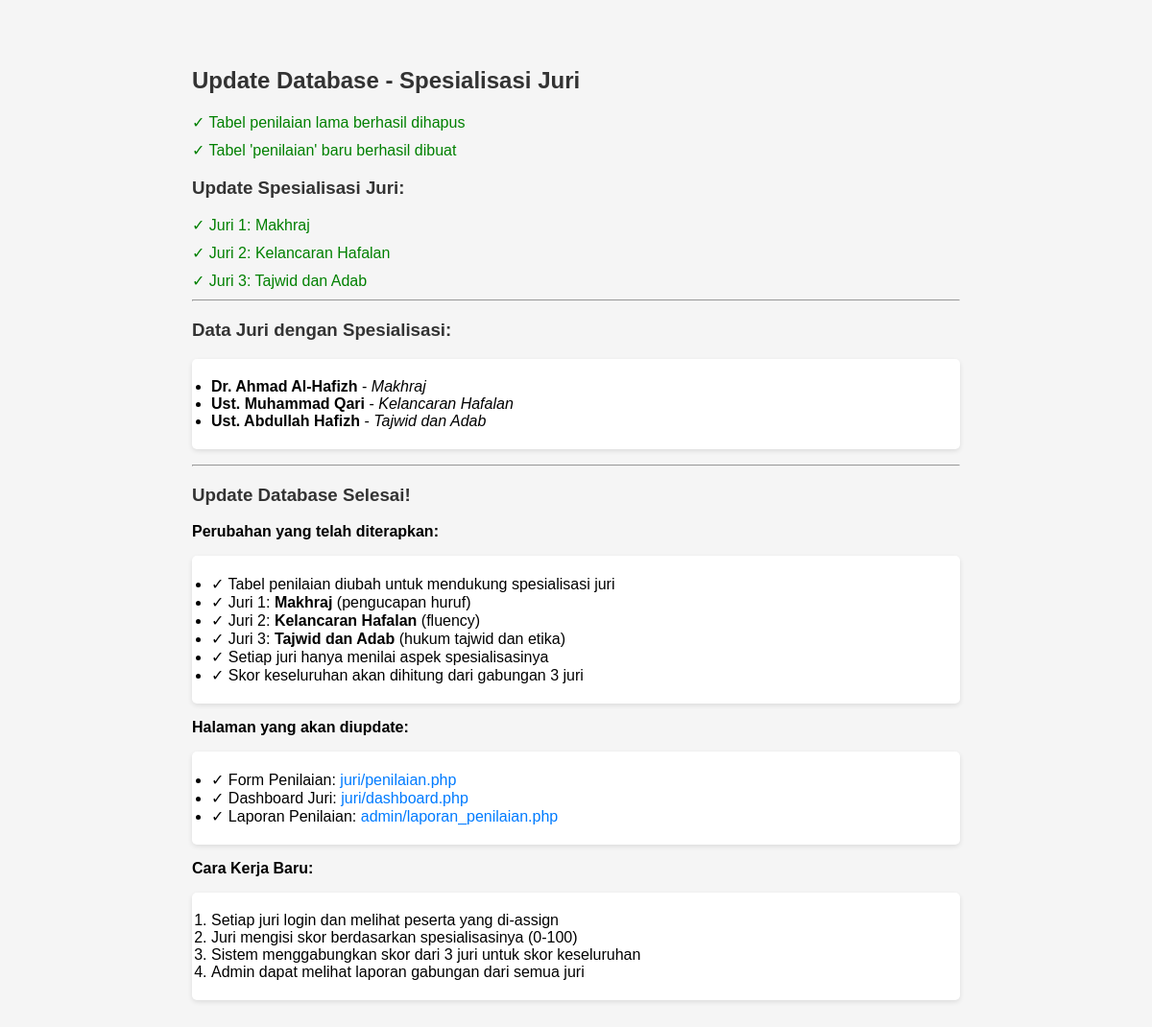
Screenshot of /update_database_spesialisasi.php with the database file from the repository.
### tables this page shows
CREATE TABLE juri (
    id INT AUTO_INCREMENT PRIMARY KEY,
    nama_lengkap VARCHAR(100) NOT NULL,
    username VARCHAR(50) NOT NULL UNIQUE,
    password VARCHAR(255) NOT NULL,
    email VARCHAR(100),
    no_hp VARCHAR(15),
    spesialisasi VARCHAR(100),
    status ENUM('Aktif', 'Nonaktif') DEFAULT 'Aktif',
    created_at TIMESTAMP DEFAULT CURRENT_TIMESTAMP,
    updated_at TIMESTAMP DEFAULT CURRENT_TIMESTAMP ON UPDATE CURRENT_TIMESTAMP
);

### update_database_spesialisasi.php (the view, shortened to what this page needs)
<?php
require_once 'config/database.php';
echo "<h2>Update Database - Spesialisasi Juri</h2>";
try {
    $pdo->exec("DROP TABLE IF EXISTS penilaian");
    echo "<p style='color: green;'>✓ Tabel penilaian lama berhasil dihapus</p>";
    $sql_penilaian = "
    CREATE TABLE penilaian (
        id INT AUTO_INCREMENT PRIMARY KEY,
        peserta_id INT NOT NULL,
        juri_id INT NOT NULL,
        skor_spesialisasi DECIMAL(5,2) NOT NULL DEFAULT 0,
        catatan TEXT,
        tanggal_penilaian TIMESTAMP DEFAULT CURRENT_TIMESTAMP,
        created_at TIMESTAMP DEFAULT CURRENT_TIMESTAMP,
        updated_at TIMESTAMP DEFAULT CURRENT_TIMESTAMP ON UPDATE CURRENT_TIMESTAMP,
        FOREIGN KEY (peserta_id) REFERENCES peserta(id) ON DELETE CASCADE,
        FOREIGN KEY (juri_id) REFERENCES juri(id) ON DELETE CASCADE,
        UNIQUE KEY unique_penilaian (peserta_id, juri_id)
    )";
    if ($pdo->exec($sql_penilaian) !== false) {
        echo "<p style='color: green;'>✓ Tabel 'penilaian' baru berhasil dibuat</p>";
    } else {
        echo "<p style='color: red;'>✗ Error membuat tabel penilaian baru</p>";
    }
    $update_juri = [
        ['id' => 1, 'spesialisasi' => 'Makhraj'],
        ['id' => 2, 'spesialisasi' => 'Kelancaran Hafalan'],
        ['id' => 3, 'spesialisasi' => 'Tajwid dan Adab']
    ];
    echo "<h3>Update Spesialisasi Juri:</h3>";
    foreach ($update_juri as $juri) {
        $query_update = "UPDATE juri SET spesialisasi = ? WHERE id = ?";
        $stmt_update = $pdo->prepare($query_update);
        if ($stmt_update->execute([$juri['spesialisasi'], $juri['id']])) {
            echo "<p style='color: green;'>✓ Juri {$juri['id']}: {$juri['spesialisasi']}</p>";
        } else {
            echo "<p style='color: red;'>✗ Gagal update juri {$juri['id']}</p>";
        }
    }
    $query_juri = "SELECT * FROM juri ORDER BY id";
    $result_juri = $pdo->query($query_juri);
    $juri_list = $result_juri->fetchAll();
    echo "<hr>";
    echo "<h3>Data Juri dengan Spesialisasi:</h3>";
    echo "<ul>";
    foreach ($juri_list as $juri) {
        echo "<li><strong>{$juri['nama_lengkap']}</strong> - <em>{$juri['spesialisasi']}</em></li>";
    }
    echo "</ul>";
    echo "<hr>";
    echo "<h3>Update Database Selesai!</h3>";
    echo "<p><strong>Perubahan yang telah diterapkan:</strong></p>";
    echo "<ul>";
    echo "<li>✓ Tabel penilaian diubah untuk mendukung spesialisasi juri</li>";
    echo "<li>✓ Juri 1: <strong>Makhraj</strong> (pengucapan huruf)</li>";
    echo "<li>✓ Juri 2: <strong>Kelancaran Hafalan</strong> (fluency)</li>";
    echo "<li>✓ Juri 3: <strong>Tajwid dan Adab</strong> (hukum tajwid dan etika)</li>";
    echo "<li>✓ Setiap juri hanya menilai aspek spesialisasinya</li>";
    echo "<li>✓ Skor keseluruhan akan dihitung dari gabungan 3 juri</li>";
    echo "</ul>";
    echo "<p><strong>Halaman yang akan diupdate:</strong></p>";
    echo "<ul>";
    echo "<li>✓ Form Penilaian: <a href='juri/penilaian.php'>juri/penilaian.php</a></li>";
    echo "<li>✓ Dashboard Juri: <a href='juri/dashboard.php'>juri/dashboard.php</a></li>";
    echo "<li>✓ Laporan Penilaian: <a href='admin/laporan_penilaian.php'>admin/laporan_penilaian.php</a></li>";
    echo "</ul>";
    echo "<p><strong>Cara Kerja Baru:</strong></p>";
    echo "<ol>";
    echo "<li>Setiap juri login dan melihat peserta yang di-assign</li>";
    echo "<li>Juri mengisi skor berdasarkan spesialisasinya (0-100)</li>";
    echo "<li>Sistem menggabungkan skor dari 3 juri untuk skor keseluruhan</li>";
    echo "<li>Admin dapat melihat laporan gabungan dari semua juri</li>";
    echo "</ol>";
} catch (Exception $e) {
    echo "<p style='color: red;'>Error: " . $e->getMessage() . "</p>";
}
?>

### update_database_spesialisasi.php (style rules this page uses)
h2, h3 { color: #333; }
p { margin: 10px 0; }
ul, ol { background: white; padding: 20px; border-radius: 5px; box-shadow: 0 2px 5px rgba(0,0,0,0.1); }
a { color: #007bff; text-decoration: none; }

### rows the page displays
juri: nama_lengkap "Dr. Ahmad Al-Hafizh", spesialisasi "Makhraj"
juri: nama_lengkap "Ust. Muhammad Qari", spesialisasi "Kelancaran Hafalan"
juri: nama_lengkap "Ust. Abdullah Hafizh", spesialisasi "Tajwid dan Adab"

### other values shown
$juri['id'] "1"
$juri['spesialisasi'] "Makhraj"
$juri['id'] "2"
$juri['spesialisasi'] "Kelancaran Hafalan"
$juri['id'] "3"
$juri['spesialisasi'] "Tajwid dan Adab"
